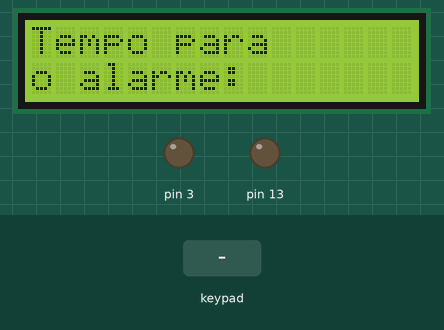
Simulated run of this sketch. Board: Arduino Uno, built with avr-gcc and run on an emulated ATmega328P. Shown: 16×2 character LCD, output pins drawn as LEDs (lit = HIGH). Inputs (shaded band) come from the test bench.

Above: at 1.2 s.
1.3 s: keypad keys 4 5 6 7 * pressed 0.4 s apart
At 3.6 s:
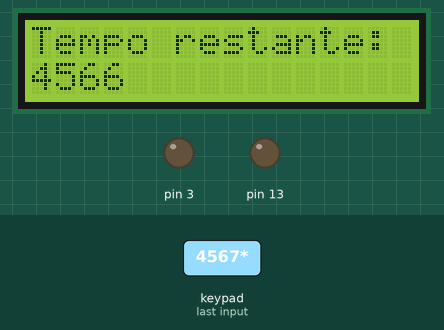
At 4.4 s:
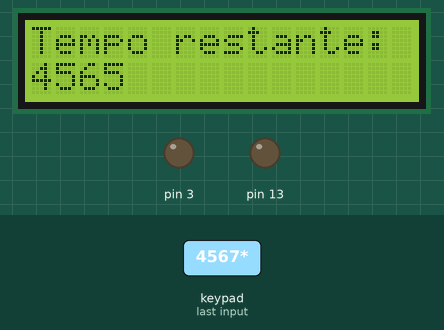
Timing chart, 0 to 5.9 s (numbered marks = the images above; inputs shaded):
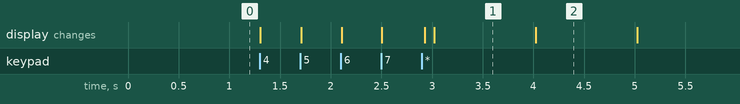

The sketch:

alarme.ino
```cpp
#include <Wire.h>
#include <LiquidCrystal_I2C.h>
#include <Keypad.h>

LiquidCrystal_I2C lcd(0x27,16,2);

const byte LINHAS = 4;
const byte COLUNAS = 3;
char matriz_teclas[LINHAS][COLUNAS] =
{
  {'1','2','3'},
  {'4','5','6'},
  {'7','8','9'},
  {'*','0','#'}
};
byte PinosLinhas[LINHAS] = {4, 5, 6, 7};
byte PinosColunas[COLUNAS] = {8, 9, 10};

Keypad meuteclado = Keypad( makeKeymap(matriz_teclas), PinosLinhas,
                            PinosColunas, LINHAS, COLUNAS);

String set_time = "";   //string usada para definição do horário do alarme
unsigned long myTime;   //tempo atual, em millis
int fire_time;          //tempo a despertar, em millis
int time_remaining;     //tempo restante para despertar
int aux;                //variável auxiliar
bool countdown = false; //condições de alarme ativo, alarme disparando e alarme desligado
bool alarm_on = false;
bool wake_up = false;

void alarm_firing(){      //se o alarme estiver disparando
  digitalWrite(3, HIGH);  //ativa o buzzer
  aux = millis();
  while (0 == 0){
    if (digitalRead(2) == HIGH){  //se o botão for pressionado, desliga o alarme
      digitalWrite(3, LOW);
      countdown = false;
      alarm_on = false;
      set_time = "";
      fire_time = 0;
      aux = 0;
      wake_up = true;
      return;
    }
  }
}

void counting(){
  myTime = millis()/1000;
  time_remaining = fire_time - myTime;

  if (time_remaining <= 0){
    alarm_on = true;
  }
}

void print_display(){
  lcd.setCursor(0,0);
    if (countdown){           // se o alarme estiver ativo
      if (time_remaining != aux){   //atualiza a cada segundo
        lcd.clear();
        lcd.print("Tempo restante:");
        lcd.setCursor(0,1);
        lcd.print(time_remaining);
        aux = time_remaining;
      }
    }

    else{             //se o alarme disparar
      if (wake_up){
        digitalWrite(13, LOW);  //reinicia o ISD1820
        digitalWrite(13, HIGH);
        lcd.clear();
        lcd.print("Bom dia, fulano!");
        lcd.setCursor(0,1);
        lcd.print("Hora de acordar!");
        delay(4000);
        lcd.clear();
        lcd.setCursor(0,0);
        lcd.print("A temperatura e");
        lcd.setCursor(0,1);
        lcd.print(analogRead(1)* 0.0048828125 * 100);
        lcd.print(" oC");
        delay(4000);
        wake_up = false;    //alarme desligado
        lcd.clear();
      }
      lcd.clear();
      lcd.print("Tempo para");
      lcd.setCursor(0,1);
      lcd.print("o alarme: ");
    }
}

void get_key(){
  while (0 == 0){

    char tecla_pressionada = meuteclado.getKey();

    if (tecla_pressionada){
      if (tecla_pressionada == '*' and set_time != "" and set_time.toInt() != 0){
        countdown = true;
        fire_time = set_time.toInt();
        fire_time += millis()/1000;
        return;
      }

      else if (tecla_pressionada != '#' and tecla_pressionada != '*'){
        lcd.print(tecla_pressionada);
        set_time += tecla_pressionada;
      }
    }
  }
}

void setup(){
  pinMode(12, INPUT);  //define os pinos
  pinMode(2, INPUT);
  pinMode(3, OUTPUT);
  pinMode(13, OUTPUT);
  digitalWrite(3, LOW);  //desliga o alarme
  lcd.init();
  lcd.setBacklight(HIGH);
  Serial.begin(9600);
}

void loop(){
  print_display();

  if (alarm_on){    //se o alarme disparar
    alarm_firing();
    print_display();
  }

  if ((not countdown) and (not wake_up)){     //função para definição do alarme, se ele já não estiver ativo
    get_key();
  }

  else if (countdown){    //calcula o tempo até o disparo
    counting();
  }
}
```

Measured:
- after the input at 1.3 s, the display: first changes at once (image 1 shows a later state)
- what the display in image 1 shows lasts 1.0 s, from 3.0 s to 4.0 s
